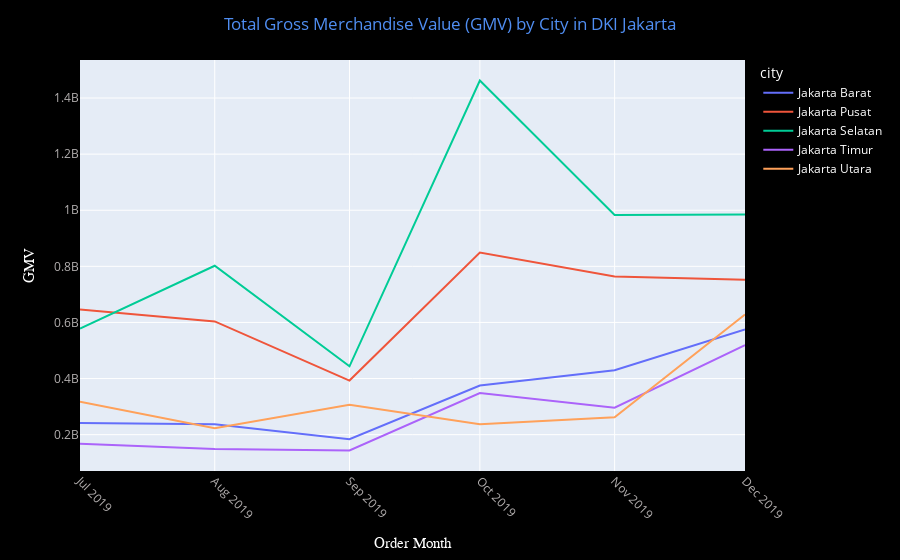

Here is the notebook cell this chart was saved with:
### Code cell
# Create multi line chart
x = df_montly_agg_by_city['order_month']
y = df_montly_agg_by_city['gmv']

fig = px.line(
    df_montly_agg_by_city, 
    x=x, 
    y=y,
    color='city'
)

fig.update_layout(
    title='Total Gross Merchandise Value (GMV) by City in DKI Jakarta',
    title_font=dict(color='#508ef2'),
    title_x = 0.5,
    xaxis_title = 'Order Month',
    yaxis_title = 'GMV',
    paper_bgcolor="#000000",
    legend_font_color="#FFFFFF"
)

fig.update_xaxes(
    title_font=dict(
        size=15, 
        family='arial', 
        color='white'
    ),
    tickangle = 45,
    color='#b5b1b1'
)

fig.update_yaxes(
    title_font=dict(
        size=15, 
        family='arial', 
        color='white'
    ),
    color='#b5b1b1'
)

fig.show()

### Figure 1 — Plotly figure (JSON) as saved in the notebook; plotly's stock layout.template omitted (floating-point values rounded to 4 significant figures)
{"data": [{"hovertemplate": "city=Jakarta Barat<br>order_month=%{x}<br>gmv=%{y}<extra></extra>", "legendgroup": "Jakarta Barat", "line": {"color": "#636efa", "dash": "solid"}, "marker": {"symbol": "circle"}, "mode": "lines", "name": "Jakarta Barat", "orientation": "v", "showlegend": true, "type": "scatter", "x": ["2019-07", "2019-08", "2019-09", "2019-10", "2019-11", "2019-12"], "xaxis": "x", "y": [241935000, 236758000, 183537000, 375094000, 429780000, 575091000], "yaxis": "y"}, {"hovertemplate": "city=Jakarta Pusat<br>order_month=%{x}<br>gmv=%{y}<extra></extra>", "legendgroup": "Jakarta Pusat", "line": {"color": "#EF553B", "dash": "solid"}, "marker": {"symbol": "circle"}, "mode": "lines", "name": "Jakarta Pusat", "orientation": "v", "showlegend": true, "type": "scatter", "x": ["2019-07", "2019-08", "2019-09", "2019-10", "2019-11", "2019-12"], "xaxis": "x", "y": [646077000, 603726000, 392814000, 849294000, 764062000, 751942000], "yaxis": "y"}, {"hovertemplate": "city=Jakarta Selatan<br>order_month=%{x}<br>gmv=%{y}<extra></extra>", "legendgroup": "Jakarta Selatan", "line": {"color": "#00cc96", "dash": "solid"}, "marker": {"symbol": "circle"}, "mode": "lines", "name": "Jakarta Selatan", "orientation": "v", "showlegend": true, "type": "scatter", "x": ["2019-07", "2019-08", "2019-09", "2019-10", "2019-11", "2019-12"], "xaxis": "x", "y": [578279000, 802238000, 443599000, 1462272000, 982906000, 984432000], "yaxis": "y"}, {"hovertemplate": "city=Jakarta Timur<br>order_month=%{x}<br>gmv=%{y}<extra></extra>", "legendgroup": "Jakarta Timur", "line": {"color": "#ab63fa", "dash": "solid"}, "marker": {"symbol": "circle"}, "mode": "lines", "name": "Jakarta Timur", "orientation": "v", "showlegend": true, "type": "scatter", "x": ["2019-07", "2019-08", "2019-09", "2019-10", "2019-11", "2019-12"], "xaxis": "x", "y": [167781000, 148771000, 143743000, 348055000, 296121000, 519470000], "yaxis": "y"}, {"hovertemplate": "city=Jakarta Utara<br>order_month=%{x}<br>gmv=%{y}<extra></extra>", "legendgroup": "Jakarta Utara", "line": {"color": "#FFA15A", "dash": "solid"}, "marker": {"symbol": "circle"}, "mode": "lines", "name": "Jakarta Utara", "orientation": "v", "showlegend": true, "type": "scatter", "x": ["2019-07", "2019-08", "2019-09", "2019-10", "2019-11", "2019-12"], "xaxis": "x", "y": [317799000, 222900000, 306194000, 237436000, 262095000, 628562000], "yaxis": "y"}], "layout": {"legend": {"font": {"color": "#FFFFFF"}, "title": {"text": "city"}, "tracegroupgap": 0}, "margin": {"t": 60}, "paper_bgcolor": "#000000", "title": {"font": {"color": "#508ef2"}, "text": "Total Gross Merchandise Value (GMV) by City in DKI Jakarta", "x": 0.5}, "xaxis": {"anchor": "y", "color": "#b5b1b1", "domain": [0, 1], "tickangle": 45, "title": {"font": {"color": "white", "family": "arial", "size": 15}, "text": "Order Month"}}, "yaxis": {"anchor": "x", "color": "#b5b1b1", "domain": [0, 1], "title": {"font": {"color": "white", "family": "arial", "size": 15}, "text": "GMV"}}}}
